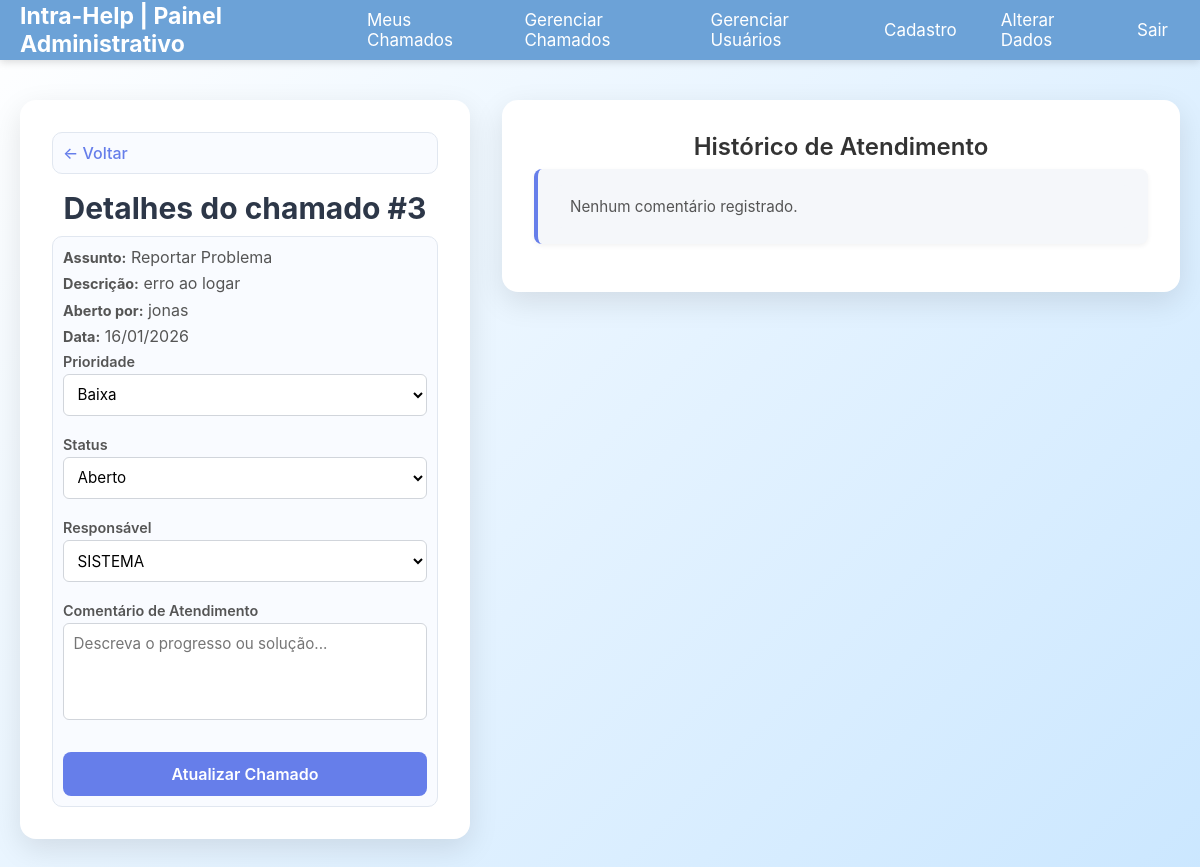
/views/verChamado.php?id=3 (signed in), run on an earlier commit of the app's database.
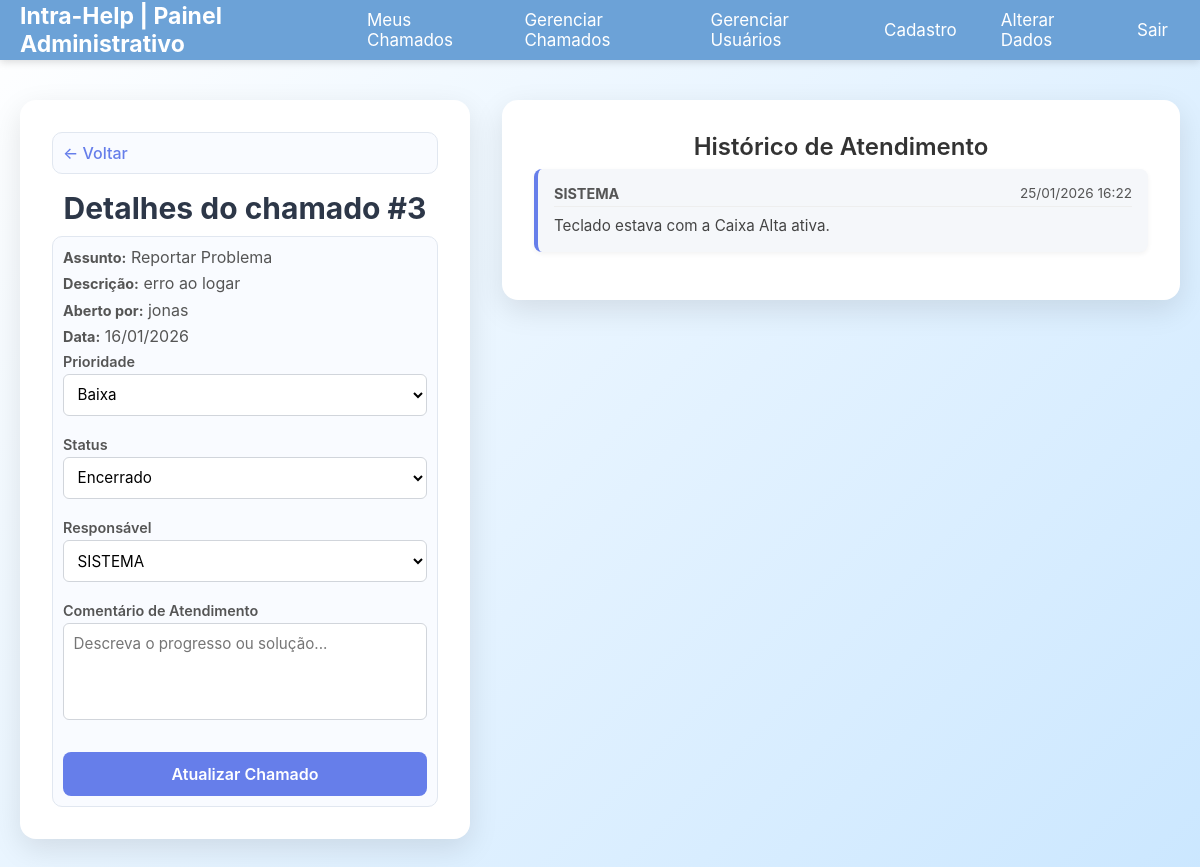
And on a later commit of the database.
### tables this page shows
CREATE TABLE "chamados" (
	"numero"	INTEGER NOT NULL,
	"solicitante_id"	INTEGER NOT NULL,
	"descricao"	TEXT NOT NULL,
	"responsavel_id"	INTEGER DEFAULT 1,
	"status"	TEXT DEFAULT "Aberto",
	"data_criacao"	TEXT DEFAULT current_timestamp, titulo text default "Reportar Problema", prioridade text default "Baixa",
	PRIMARY KEY("numero"),
	CONSTRAINT "fk_responsavel" FOREIGN KEY("responsavel_id") REFERENCES "usuarios"("usuario_id"),
	CONSTRAINT "fk_solicitante" FOREIGN KEY("solicitante_id") REFERENCES "usuarios"("usuario_id")
);

CREATE TABLE "log_chamados" (
	"log_chamado_id"	INTEGER NOT NULL UNIQUE,
	"responsavel_id"	INTEGER NOT NULL,
	"data_log"	TEXT NOT NULL DEFAULT CURRENT_TIMESTAMP,
	"status"	TEXT,
	"prioridade"	TEXT,
	"comentario"	TEXT,
	"chamado_id"	INTEGER NOT NULL,
	PRIMARY KEY("log_chamado_id" AUTOINCREMENT),
	CONSTRAINT "chamado_fk" FOREIGN KEY("chamado_id") REFERENCES "chamados"("numero"),
	CONSTRAINT "responsavel_fk" FOREIGN KEY("responsavel_id") REFERENCES "usuarios"("usuario_id")
);

CREATE TABLE "usuarios" (
	"usuario_id"	INTEGER NOT NULL,
	"nome"	TEXT NOT NULL,
	"senha"	TEXT NOT NULL,
	"email"	TEXT NOT NULL,
	"categoria"	TEXT DEFAULT Cliente,
	"data_cadastro"	INTEGER DEFAULT current_timestamp,
	UNIQUE("email"),
	PRIMARY KEY("usuario_id")
);

### models/chamados.php (called while the page is built, shortened)
<?php
function chamadoPorId($idChamado){
    $pdo = conectarDB();
    $sql = "SELECT c.numero, u.nome as solicitante, c.descricao, us.nome as responsavel, c.status, c.data_criacao, c.prioridade, c.titulo
            FROM chamados c
            INNER JOIN usuarios u
            ON solicitante_id = u.usuario_id
            INNER JOIN usuarios us
            ON responsavel_id = us.usuario_id
            WHERE c.numero = :numero;";
    $stmt = $pdo->prepare($sql);
    $stmt->execute(
        [":numero"=> $idChamado]
    );
    return $stmt->fetch(PDO::FETCH_ASSOC);
}

### models/usuarios.php (called while the page is built, shortened)
<?php
function todosColaboradores(){
    $pdo = conectarDB();
    $sql = 'SELECT usuario_id, nome from usuarios WHERE categoria = "Funcionario" order by nome asc';
    $stmt = $pdo->prepare($sql);
    $stmt->execute();
    $usuario = $stmt->fetchAll(PDO::FETCH_ASSOC);
    return $usuario;
}

### models/logChamados.php (called while the page is built, shortened)
<?php
function comentariosPorIdChamado($idChamado){
    $pdo = conectarDB();
    $sql = "SELECT l.comentario, l.data_log, u.nome
            from log_chamados l
            INNER JOIN usuarios u
            ON responsavel_id = u.usuario_id
            WHERE l.chamado_id = :id AND l.comentario NOT NULL;";
    $stmt = $pdo->prepare($sql);
    $stmt->execute(
        [":id"=> $idChamado]
    );
    return $stmt->fetchAll(PDO::FETCH_ASSOC);
}

### views/VerChamado.php (the view, shortened to what the changed rows need)
<?php
require_once dirname(__DIR__) . '/models/chamados.php';
require_once dirname(__DIR__) . '/models/usuarios.php';
require_once dirname(__DIR__) . '/models/logChamados.php';
$idChamado = htmlspecialchars($_GET['id']);
$meuChamado = chamadoPorId($idChamado);
$funcionarios = todosColaboradores();
$comentarios = comentariosPorIdChamado($idChamado);
?>
<!DOCTYPE html>
<html lang="pt-br">
<head>
    <link rel="stylesheet" href="../theme.css">
    <link rel="stylesheet" href="../style.css">
    <link rel="stylesheet" href="../forms.css">
    <link rel="stylesheet" href="verChamado.css">
</head>
<body>
<?php include 'menu.php'; ?>
<div class="main-content">
<div class="view-wrapper">
    <div class="container">
        <div class="back_arrow_container">
            <a href="javascript:history.back()" class="back_arrow">
            </a>
        </div>
        <h1>Detalhes do chamado #<?= $meuChamado['numero'] ?></h1>
        <div>
            <div class="form-group">
                <div>
                    <p><strong>Assunto:</strong> <?= htmlspecialchars($meuChamado['titulo']) ?></p>
                    <p><strong>Descrição:</strong> <?= htmlspecialchars($meuChamado['descricao']) ?></p>
                    <p><strong>Aberto por:</strong> <?= htmlspecialchars($meuChamado['solicitante']) ?></p>
                    <p><strong>Data:</strong> <?= date('d/m/Y', strtotime($meuChamado['data_criacao'])) ?></p>
                </div>
            </div>
            <?php if ($funcao === 'Funcionario'): ?>
                <form action="../controllers/backend.php" method="POST">
                    <div class="form-group">
                        <label>Prioridade</label>
                        <select name="prioridade">
                            <option value="Baixa" <?= $meuChamado['prioridade'] == 'Baixa' ? 'selected' : '' ?>>Baixa</option>
                        </select>
                    </div>
                    <div class="form-group">
                        <label>Status</label>
                        <select name="status">
                            <option value="Aberto" <?= $meuChamado['status'] == 'Aberto' ? 'selected' : '' ?>>Aberto</option>
                            <option value="Encerrado" <?= $meuChamado['status'] == 'Encerrado' ? 'selected' : '' ?>>Encerrado</option>
                        </select>
                    </div>
                    <div class="form-group">
                        <label>Responsável</label>
                        <select name="responsavel_id">
                            <?php foreach($funcionarios as $f): ?>
                            <option value="<?= $f['usuario_id'] ?>" <?= $meuChamado['responsavel'] == $f['nome'] ? 'selected' : '' ?>>
                                <?= htmlspecialchars($f['nome']) ?>
                            </option>
                            <?php endforeach; ?>
                        </select>
                    </div>
                    <div class="form-group">
                        <label for="comentario">Comentário de Atendimento</label>
                        <textarea id="comentario" name="comentario" rows="4" placeholder="Descreva o progresso ou solução..."></textarea>
                    </div>
                    <button type="submit" class="btn">Atualizar Chamado</button>
                </form>
            <?php endif; ?>
        </div>
    </div>
     <div class="comments-container">
            <h2>Histórico de Atendimento</h2>
            <?php if (empty($comentarios)): ?>
                <div class="comment-card">
                    <p class="no-comments">Nenhum comentário registrado.</p>
                </div>
            <?php else: ?>
                <?php foreach ($comentarios as $c): ?>
                    <div class="comment-card">
                        <div class="comment-header">
                            <strong><?= htmlspecialchars($c['nome']) ?></strong>
                            <span><?= date('d/m/Y H:i', strtotime($c['data_log'])) ?></span>
                        </div>
                        <div class="comment-body">
                            <?= nl2br(htmlspecialchars($c['comentario'])) ?>
                        </div>
                    </div>
                <?php endforeach; ?>
            <?php endif; ?>
        </div>
</div>
</div>
</body>
</html>

What changed in the data, as far as the page shows it:
changed chamados "Reportar Problema": status "Aberto" → "Encerrado"
added log_chamados: responsavel.nome "SISTEMA", data_log "25/01/2026 16:22", comentario "Teclado estava com a Caixa Alta ativa."
Also different on the page:
text no longer shown: "Nenhum comentário registrado."
